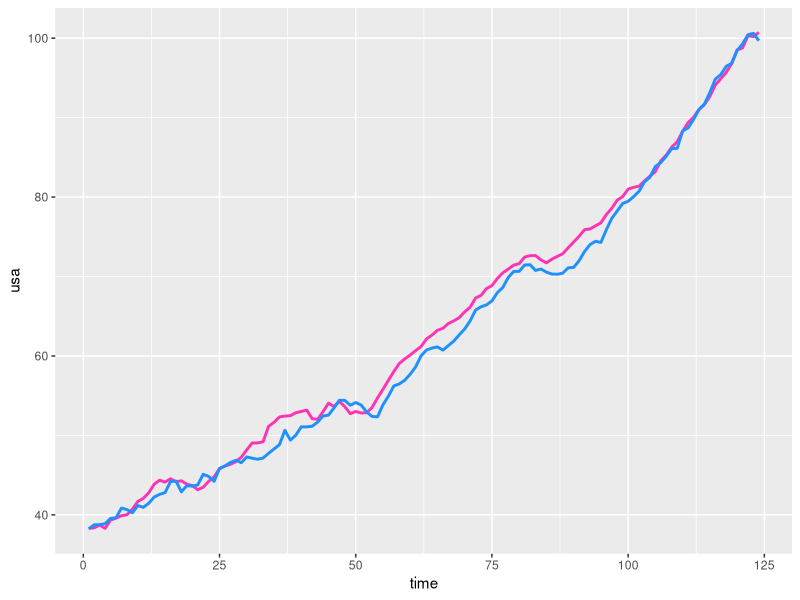
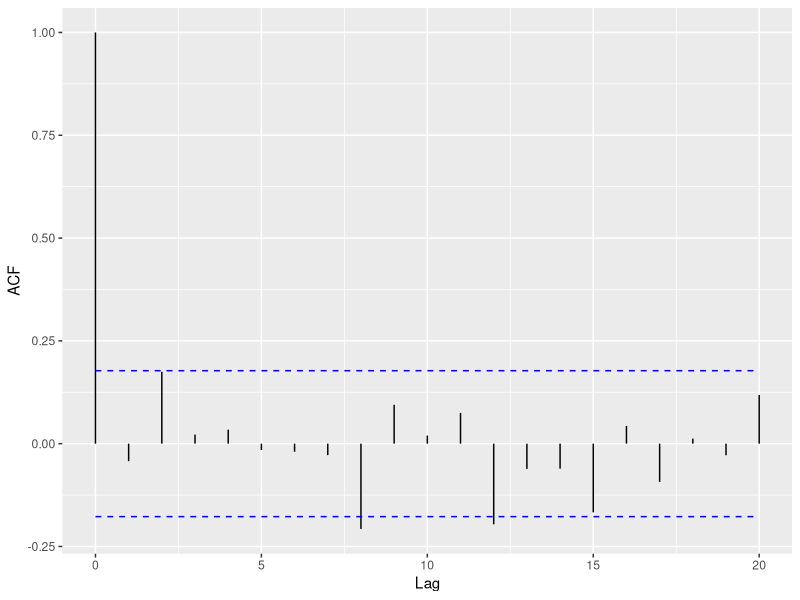
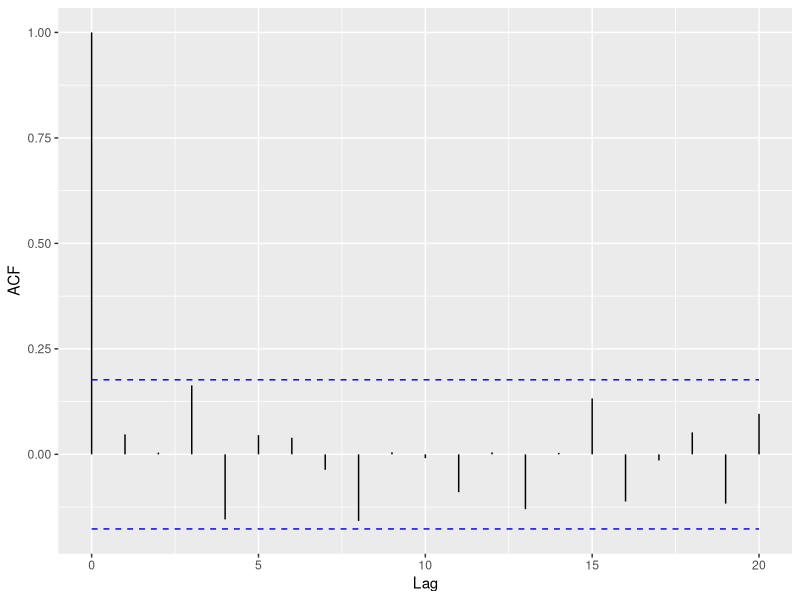

The R source for these figures, in order: (Note: this script raises an error after producing the figures.)
setwd("/datascience/projects/statisticallyfit/github/learningprogramming/R/RStats/learneconometrics/CarterHill_PrinciplesOfEconometrics/Chapter13_VARandVECmodels")
rm(list=ls())

library(ggplot2)
library(foreign)
library(ggfortify)
library(reshape2)
library(urca)
# Data from: http://www.principlesofeconometrics.com/poe4/poe4stata.htm



## Part a) - are the series stationary?
gdp <- read.dta("gdp.dta")
gdp$time <- seq(1,124)
ggplot() + 
      geom_line(data=gdp, aes(x=time, y=usa), lwd=1, colour="maroon1") + 
      geom_line(data=gdp, aes(x=time, y=aus), lwd=1, colour="dodgerblue") 

usa.df <- ur.df(gdp$usa, type="trend", lags=1); usa.df
autoplot(acf(usa.df@res, lag.max = 20, plot=FALSE))  # one term needed

aus.df <- ur.df(gdp$aus, type="trend", lags=0); aus.df
autoplot(acf(aus.df@res, lag.max = 20, plot=FALSE)) # ok so no augmentation terms are needed

# TAUs are too small so nonstationary





## Part b) test for cointegration
# with constant 
a <- gdp$aus; u <- gdp$usa
gdp <- data.frame(aus=a, usa=u)
cointegrationTest(gdp, type="constant")
# without constant (it was negative so not making sense)
cointegrationTest(gdp, type="none")





# Part c) estimate the VEC model
gdp$time <- NULL
VEC(gdp, type="const")
